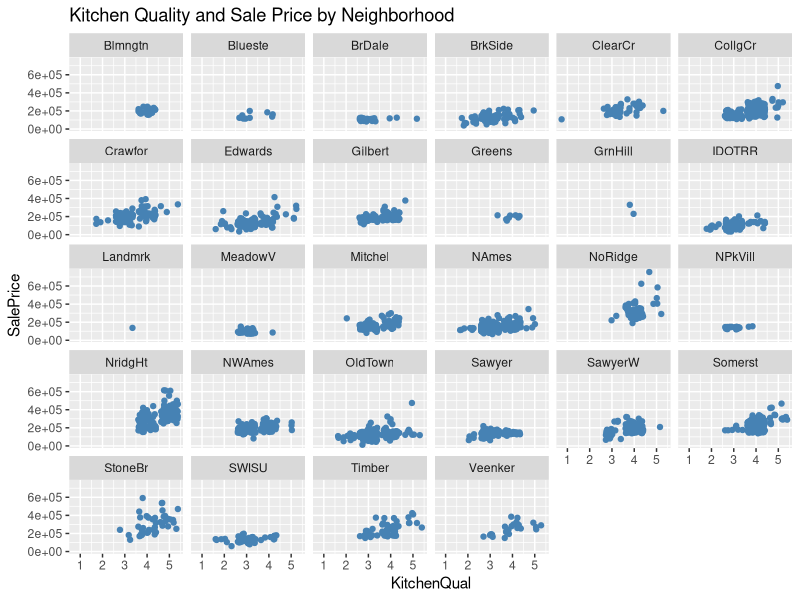
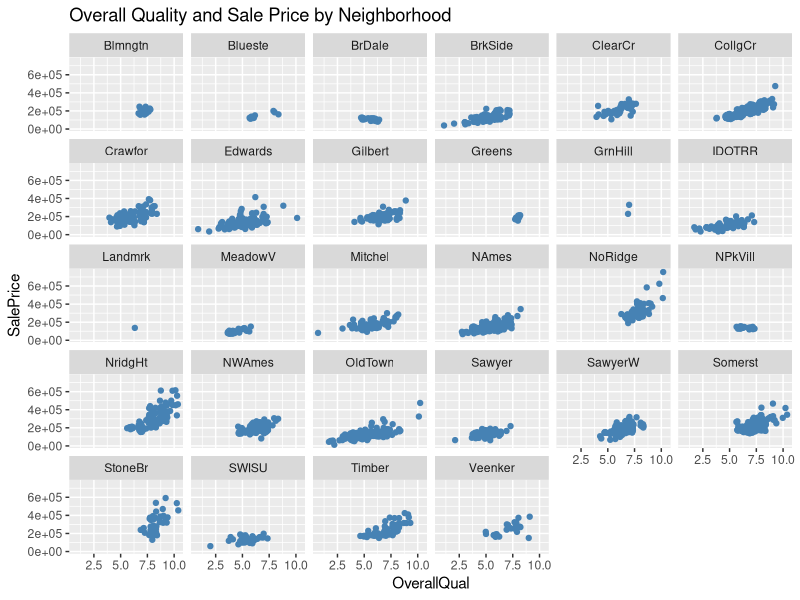
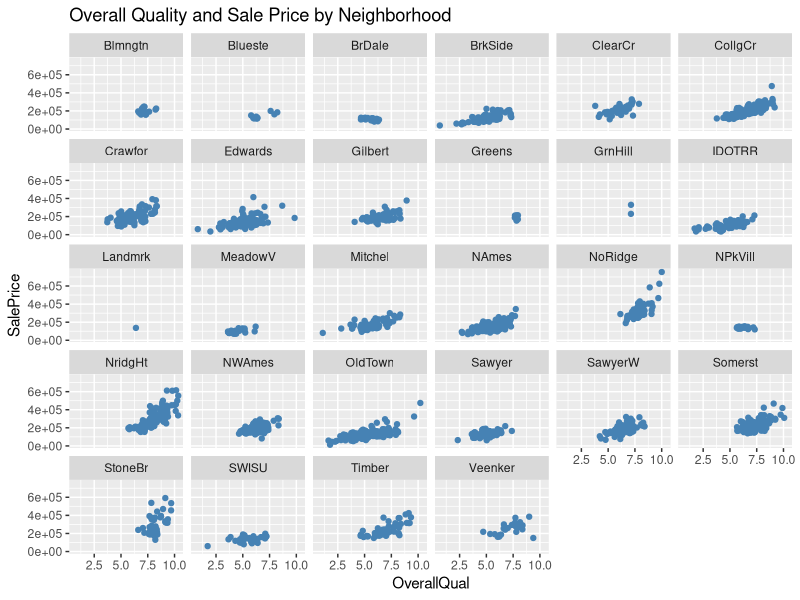
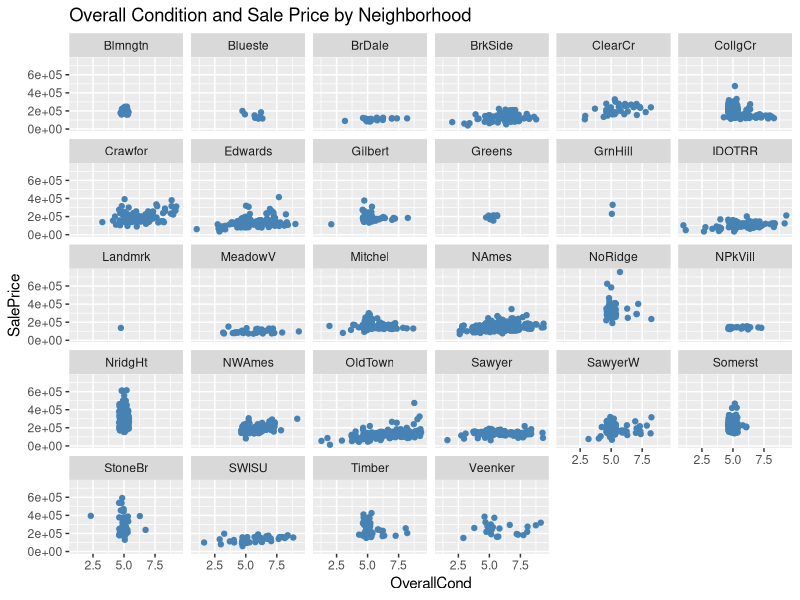
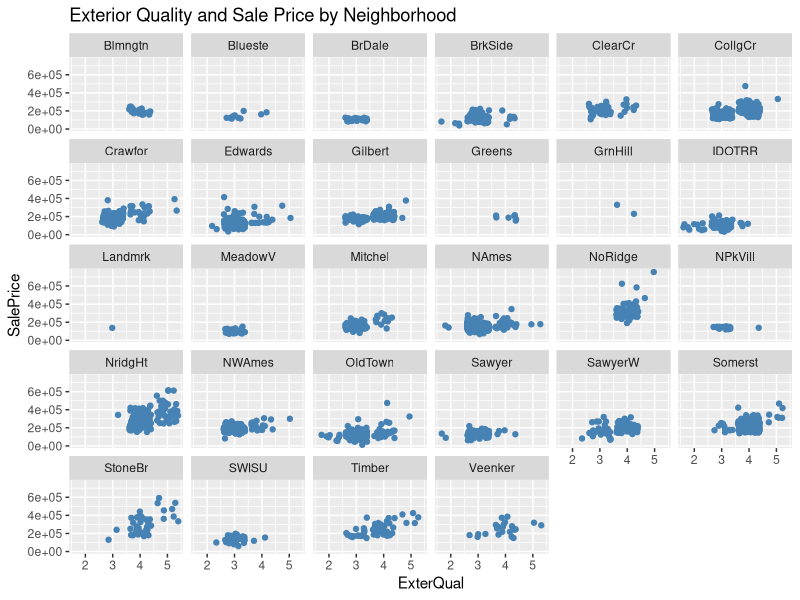
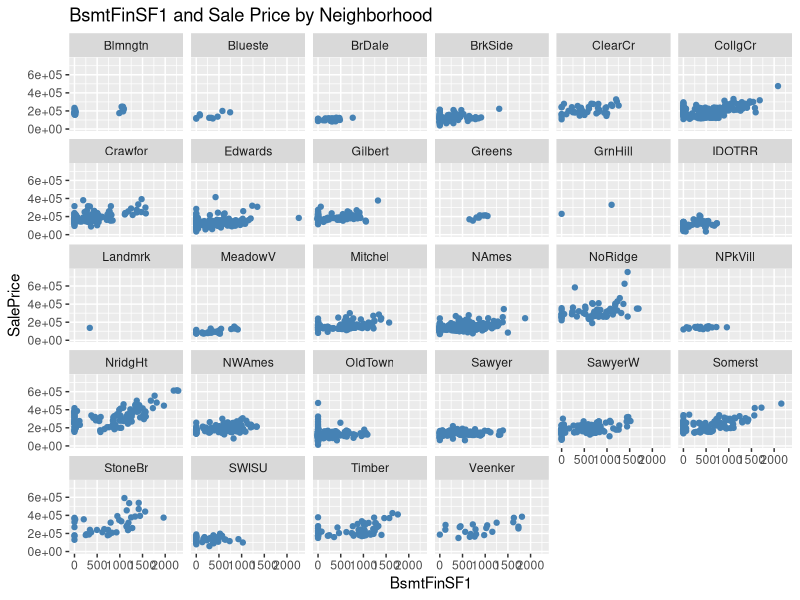
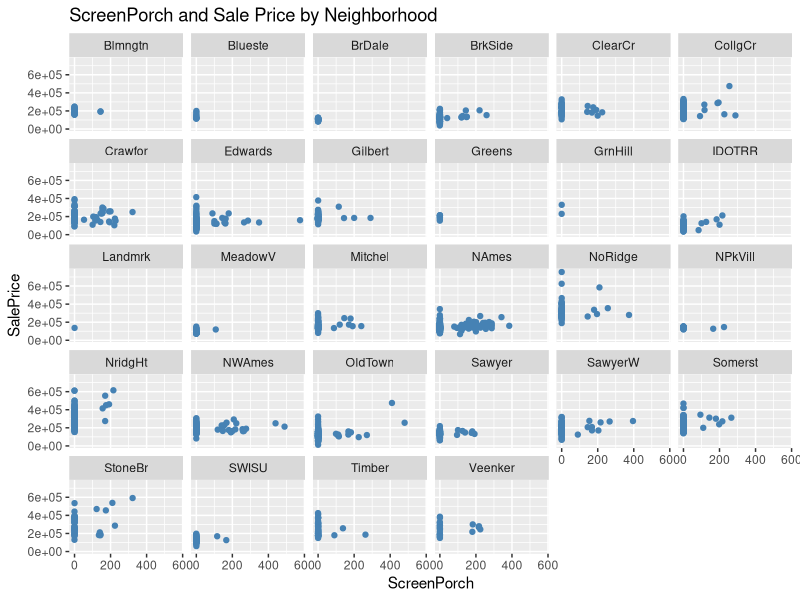
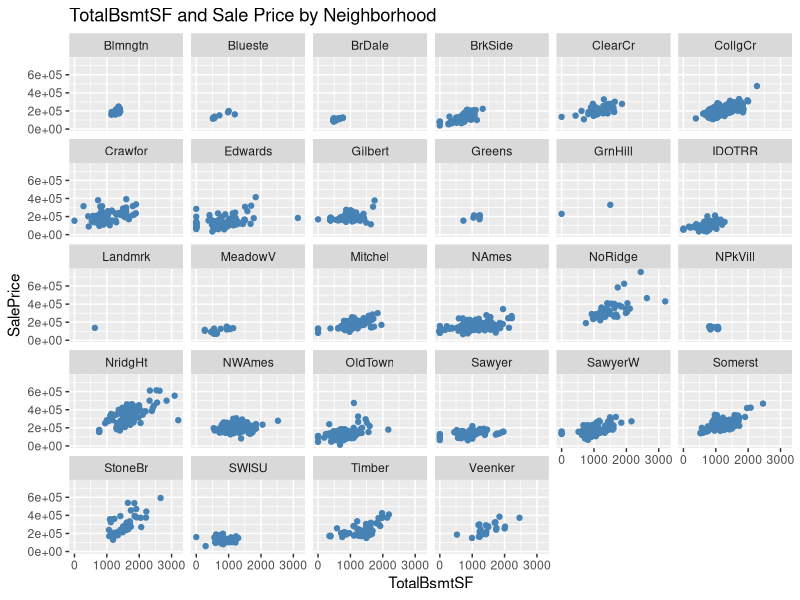

These charts were generated, in order, by the following R code:
library(ggplot2)
library(tidyverse)
library(readr)
clean_ames_no_OHE <- read_csv("clean_ames_no_OHE.csv")
View(clean_ames_no_OHE)

df = clean_ames_no_OHE

grouped_df = df %>%
  group_by(Neighborhood)

ggplot(data = grouped_df, aes(KitchenQual, SalePrice)) +
  geom_jitter(color='steelblue') +
  labs(title='Kitchen Quality and Sale Price by Neighborhood') +
  facet_wrap(~ Neighborhood)

ggplot(data = grouped_df, aes(OverallQual, SalePrice)) +
  geom_jitter(color='steelblue') +
  labs(title='Overall Quality and Sale Price by Neighborhood') +
  facet_wrap(~ Neighborhood)

ggplot(data = grouped_df, aes(OverallQual, SalePrice)) +
  geom_jitter(color='steelblue') +
  labs(title='Overall Quality and Sale Price by Neighborhood') +
  facet_wrap(~ Neighborhood)

ggplot(data = grouped_df, aes(OverallCond, SalePrice)) +
  geom_jitter(color='steelblue') +
  labs(title='Overall Condition and Sale Price by Neighborhood') +
  facet_wrap(~ Neighborhood)

ggplot(data = grouped_df, aes(ExterQual, SalePrice)) +
  geom_jitter(color='steelblue') +
  labs(title='Exterior Quality and Sale Price by Neighborhood') +
  facet_wrap(~ Neighborhood)

ggplot(data = grouped_df, aes(BsmtFinSF1, SalePrice)) +
  geom_jitter(color='steelblue') +
  labs(title='BsmtFinSF1 and Sale Price by Neighborhood') +
  facet_wrap(~ Neighborhood)

ggplot(data = grouped_df, aes(ScreenPorch, SalePrice)) +
  geom_jitter(color='steelblue') +
  labs(title='ScreenPorch and Sale Price by Neighborhood') +
  facet_wrap(~ Neighborhood)

ggplot(data = grouped_df, aes(TotalBsmtSF, SalePrice)) +
  geom_jitter(color='steelblue') +
  labs(title='TotalBsmtSF and Sale Price by Neighborhood') +
  facet_wrap(~ Neighborhood)

ggplot(data = grouped_df, aes(TotalBsmtSF, SalePrice)) +
  geom_jitter(color='steelblue') +
  labs(title='TotalBsmtSF and Sale Price')

ggplot(data = grouped_df, aes(GarageArea, SalePrice)) +
  geom_jitter(color='steelblue') +
  labs(title='GarageArea and Sale Price by Neighborhood') +
  facet_wrap(~ Neighborhood)

ggplot(data = grouped_df, aes(WoodDeckSF, SalePrice)) +
  geom_jitter(color='steelblue') +
  labs(title='WoodDeckSF and Sale Price by Neighborhood') +
  facet_wrap(~ Neighborhood)

ggplot(data = grouped_df, aes(MasVnrArea, SalePrice)) +
  geom_jitter(color='steelblue') +
  labs(title='MasVnrArea and Sale Price by Neighborhood') +
  facet_wrap(~ Neighborhood)


ggplot(data = grouped_df, aes(Fireplaces, SalePrice)) +
  geom_jitter(color='steelblue') +
  labs(title='Fireplaces and Sale Price by Neighborhood') +
  facet_wrap(~ Neighborhood)
